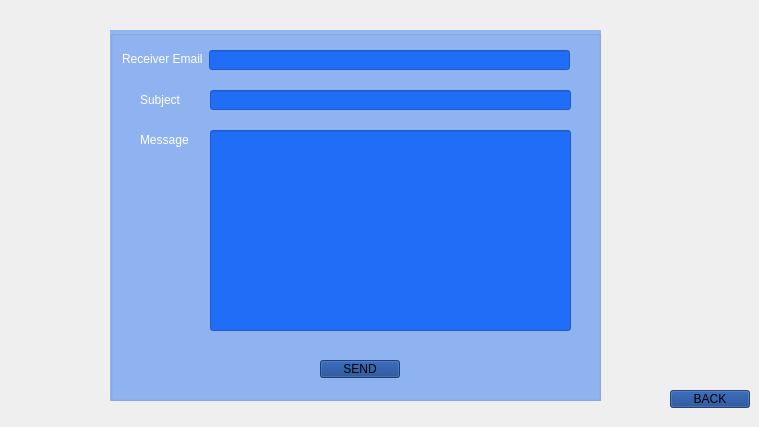
<?xml version="1.0" encoding="UTF-8"?>
<ui version="4.0">
 <class>main</class>
 <widget class="QWidget" name="main">
  <property name="geometry">
   <rect>
    <x>0</x>
    <y>0</y>
    <width>759</width>
    <height>427</height>
   </rect>
  </property>
  <property name="windowTitle">
   <string>Form</string>
  </property>
  <property name="styleSheet">
   <string notr="true">#main{image: url(:/new/prefix1/1.jpg);}</string>
  </property>
  <widget class="QGroupBox" name="sending">
   <property name="geometry">
    <rect>
     <x>110</x>
     <y>30</y>
     <width>491</width>
     <height>371</height>
    </rect>
   </property>
   <property name="styleSheet">
    <string notr="true">#sending{background-color: rgba(0, 93, 250, 100);}</string>
   </property>
   <property name="title">
    <string/>
   </property>
   <widget class="QLabel" name="label_5">
    <property name="geometry">
     <rect>
      <x>12</x>
      <y>9</y>
      <width>91</width>
      <height>41</height>
     </rect>
    </property>
    <property name="styleSheet">
     <string notr="true">font: 12pt &quot;Comic Sans MS&quot;;
color: rgb(255, 255, 255);</string>
    </property>
    <property name="text">
     <string>Receiver Email</string>
    </property>
    <property name="textFormat">
     <enum>Qt::RichText</enum>
    </property>
    <property name="scaledContents">
     <bool>false</bool>
    </property>
    <property name="wordWrap">
     <bool>false</bool>
    </property>
    <property name="openExternalLinks">
     <bool>false</bool>
    </property>
   </widget>
   <widget class="QLineEdit" name="lineEdit_3">
    <property name="geometry">
     <rect>
      <x>99</x>
      <y>20</y>
      <width>361</width>
      <height>20</height>
     </rect>
    </property>
    <property name="styleSheet">
     <string notr="true">background-color: rgba(1, 91, 249, 200);</string>
    </property>
   </widget>
   <widget class="QLabel" name="label_6">
    <property name="geometry">
     <rect>
      <x>30</x>
      <y>50</y>
      <width>51</width>
      <height>41</height>
     </rect>
    </property>
    <property name="styleSheet">
     <string notr="true">font: 12pt &quot;Comic Sans MS&quot;;
color: rgb(255, 255, 255);</string>
    </property>
    <property name="text">
     <string>Subject</string>
    </property>
    <property name="textFormat">
     <enum>Qt::RichText</enum>
    </property>
    <property name="scaledContents">
     <bool>false</bool>
    </property>
    <property name="wordWrap">
     <bool>false</bool>
    </property>
    <property name="openExternalLinks">
     <bool>false</bool>
    </property>
   </widget>
   <widget class="QLabel" name="label_7">
    <property name="geometry">
     <rect>
      <x>30</x>
      <y>90</y>
      <width>51</width>
      <height>41</height>
     </rect>
    </property>
    <property name="styleSheet">
     <string notr="true">font: 12pt &quot;Comic Sans MS&quot;;
color: rgb(255, 255, 255);</string>
    </property>
    <property name="text">
     <string>Message</string>
    </property>
    <property name="textFormat">
     <enum>Qt::RichText</enum>
    </property>
    <property name="scaledContents">
     <bool>false</bool>
    </property>
    <property name="wordWrap">
     <bool>false</bool>
    </property>
    <property name="openExternalLinks">
     <bool>false</bool>
    </property>
   </widget>
   <widget class="QLineEdit" name="lineEdit_5">
    <property name="geometry">
     <rect>
      <x>100</x>
      <y>100</y>
      <width>361</width>
      <height>201</height>
     </rect>
    </property>
    <property name="styleSheet">
     <string notr="true">background-color: rgba(1, 91, 249, 200);</string>
    </property>
   </widget>
   <widget class="QPushButton" name="pushButton_2">
    <property name="geometry">
     <rect>
      <x>210</x>
      <y>330</y>
      <width>80</width>
      <height>18</height>
     </rect>
    </property>
    <property name="styleSheet">
     <string notr="true">font: 700 9pt &quot;System&quot;;
background-color: rgba(12, 57, 134, 200);</string>
    </property>
    <property name="text">
     <string>SEND</string>
    </property>
   </widget>
   <widget class="QLineEdit" name="lineEdit_4">
    <property name="geometry">
     <rect>
      <x>100</x>
      <y>60</y>
      <width>361</width>
      <height>20</height>
     </rect>
    </property>
    <property name="styleSheet">
     <string notr="true">background-color: rgba(1, 91, 249, 200);</string>
    </property>
   </widget>
  </widget>
  <widget class="QPushButton" name="pushButton_3">
   <property name="geometry">
    <rect>
     <x>670</x>
     <y>390</y>
     <width>80</width>
     <height>18</height>
    </rect>
   </property>
   <property name="styleSheet">
    <string notr="true">font: 700 9pt &quot;System&quot;;
background-color: rgba(12, 57, 134, 200);</string>
   </property>
   <property name="text">
    <string>BACK</string>
   </property>
  </widget>
 </widget>
 <resources/>
 <connections/>
</ui>
